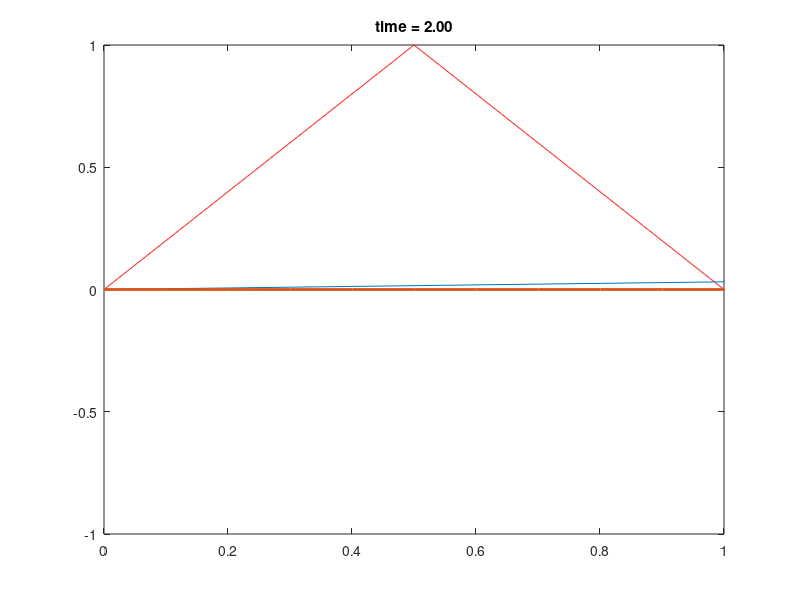

MATLAB code to generate this figure: (Note: this script raises an error after producing the figure.)
clear; close all;

% problem parameters
A = 1;
l = 1;
c = 1;
N = 1000;
time = linspace(0,2,41);

% create initial condition
X    = [0 l/2 l];
Eta0 = [0 1   0];
x    = linspace(0,l,1000)';
eta0 = interp1(X,Eta0,x);

% plot initial condition
p1 = plot(x,eta0,'-b'); hold on;
axis([0 l -A A]); pause;

% prepare to calculate solution
nyquist = round((N-1)/2);

for i=1:length(time)  % for each requested time
  delete(p1);
  eta = zeros(N,1);
  for n = 1:2:nyquist  % compute each fourier mode
    sign = (-1)^((n-1)/2);
    kapn = n*pi/l;
    eta = eta + 8 / pi^2 / n^2 * sign * sin(kapn*x) * cos(c*kapn*time(i));
  end
  p1 = plot(x,eta,'-r'); % plot the current solution
  title(['time = ',num2str(time(i),'%.2f')])
  pause(0.1); 
end

pause; clear; close all;

x = linspace(0,100,1000);
eta0_a = sin(pi*x/100);
eta0_b = interp1([0 35 40 45 100],[0 0 0.4 0 0],x);
plot(x,eta0_a, x,eta0_b,'LineWidth',2);

time = linspace(0,210,70);

% demo 1
eta_a = dfs_stringwaves(x,eta0_a,1,time);
for i=1:length(time)
  plot(x,eta_a(:,i)); axis([0 100 -1 1]);
  title(['time =',num2str(time(i),'%.2f')]);
  pause(0.1);
end

% demo 2
eta_b = dfs_stringwaves(x,eta0_b,1,time);
for i=1:length(time)
  plot(x,eta_b(:,i)); axis([0 100 -1 1]);
  title(['time =',num2str(time(i),'%.2f')]);
  pause(0.1);
end

% demo 3
eta = dfs_stringwaves(x,eta0_a+eta0_b,1,time);
for i=1:length(time)
  plot(x,eta(:,i)); axis([0 100 -1.5 1.5]);
  title(['time =',num2str(time(i),'%.2f')]);
  pause(0.1);
end




  